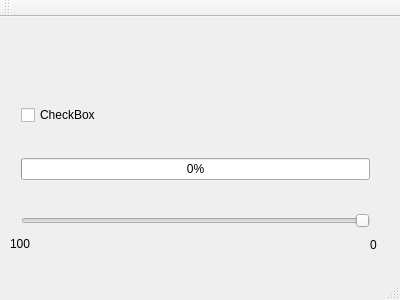
<?xml version="1.0" encoding="UTF-8"?>
<ui version="4.0">
 <class>MainWindow</class>
 <widget class="QMainWindow" name="MainWindow">
  <property name="geometry">
   <rect>
    <x>0</x>
    <y>0</y>
    <width>400</width>
    <height>300</height>
   </rect>
  </property>
  <property name="windowTitle">
   <string>MainWindow</string>
  </property>
  <widget class="QWidget" name="centralWidget">
   <widget class="QLabel" name="label">
    <property name="geometry">
     <rect>
      <x>370</x>
      <y>220</y>
      <width>16</width>
      <height>16</height>
     </rect>
    </property>
    <property name="text">
     <string>0</string>
    </property>
   </widget>
   <widget class="QLabel" name="label_2">
    <property name="geometry">
     <rect>
      <x>10</x>
      <y>220</y>
      <width>47</width>
      <height>13</height>
     </rect>
    </property>
    <property name="text">
     <string>100</string>
    </property>
   </widget>
   <widget class="QWidget" name="widget" native="true">
    <property name="geometry">
     <rect>
      <x>10</x>
      <y>50</y>
      <width>371</width>
      <height>201</height>
     </rect>
    </property>
    <layout class="QVBoxLayout" name="verticalLayout">
     <item>
      <widget class="QCheckBox" name="checkBox">
       <property name="text">
        <string>CheckBox</string>
       </property>
      </widget>
     </item>
     <item>
      <widget class="QProgressBar" name="progressBar">
       <property name="value">
        <number>0</number>
       </property>
      </widget>
     </item>
     <item>
      <widget class="QSlider" name="horizontalSlider">
       <property name="layoutDirection">
        <enum>Qt::RightToLeft</enum>
       </property>
       <property name="maximum">
        <number>100</number>
       </property>
       <property name="orientation">
        <enum>Qt::Horizontal</enum>
       </property>
      </widget>
     </item>
    </layout>
    <zorder>checkBox</zorder>
    <zorder>progressBar</zorder>
    <zorder>progressBar</zorder>
    <zorder>checkBox</zorder>
    <zorder>horizontalSlider</zorder>
   </widget>
  </widget>
  <widget class="QMenuBar" name="menuBar">
   <property name="geometry">
    <rect>
     <x>0</x>
     <y>0</y>
     <width>400</width>
     <height>21</height>
    </rect>
   </property>
  </widget>
  <widget class="QToolBar" name="mainToolBar">
   <attribute name="toolBarArea">
    <enum>TopToolBarArea</enum>
   </attribute>
   <attribute name="toolBarBreak">
    <bool>false</bool>
   </attribute>
  </widget>
  <widget class="QStatusBar" name="statusBar"/>
 </widget>
 <layoutdefault spacing="6" margin="11"/>
 <resources/>
 <connections/>
</ui>
